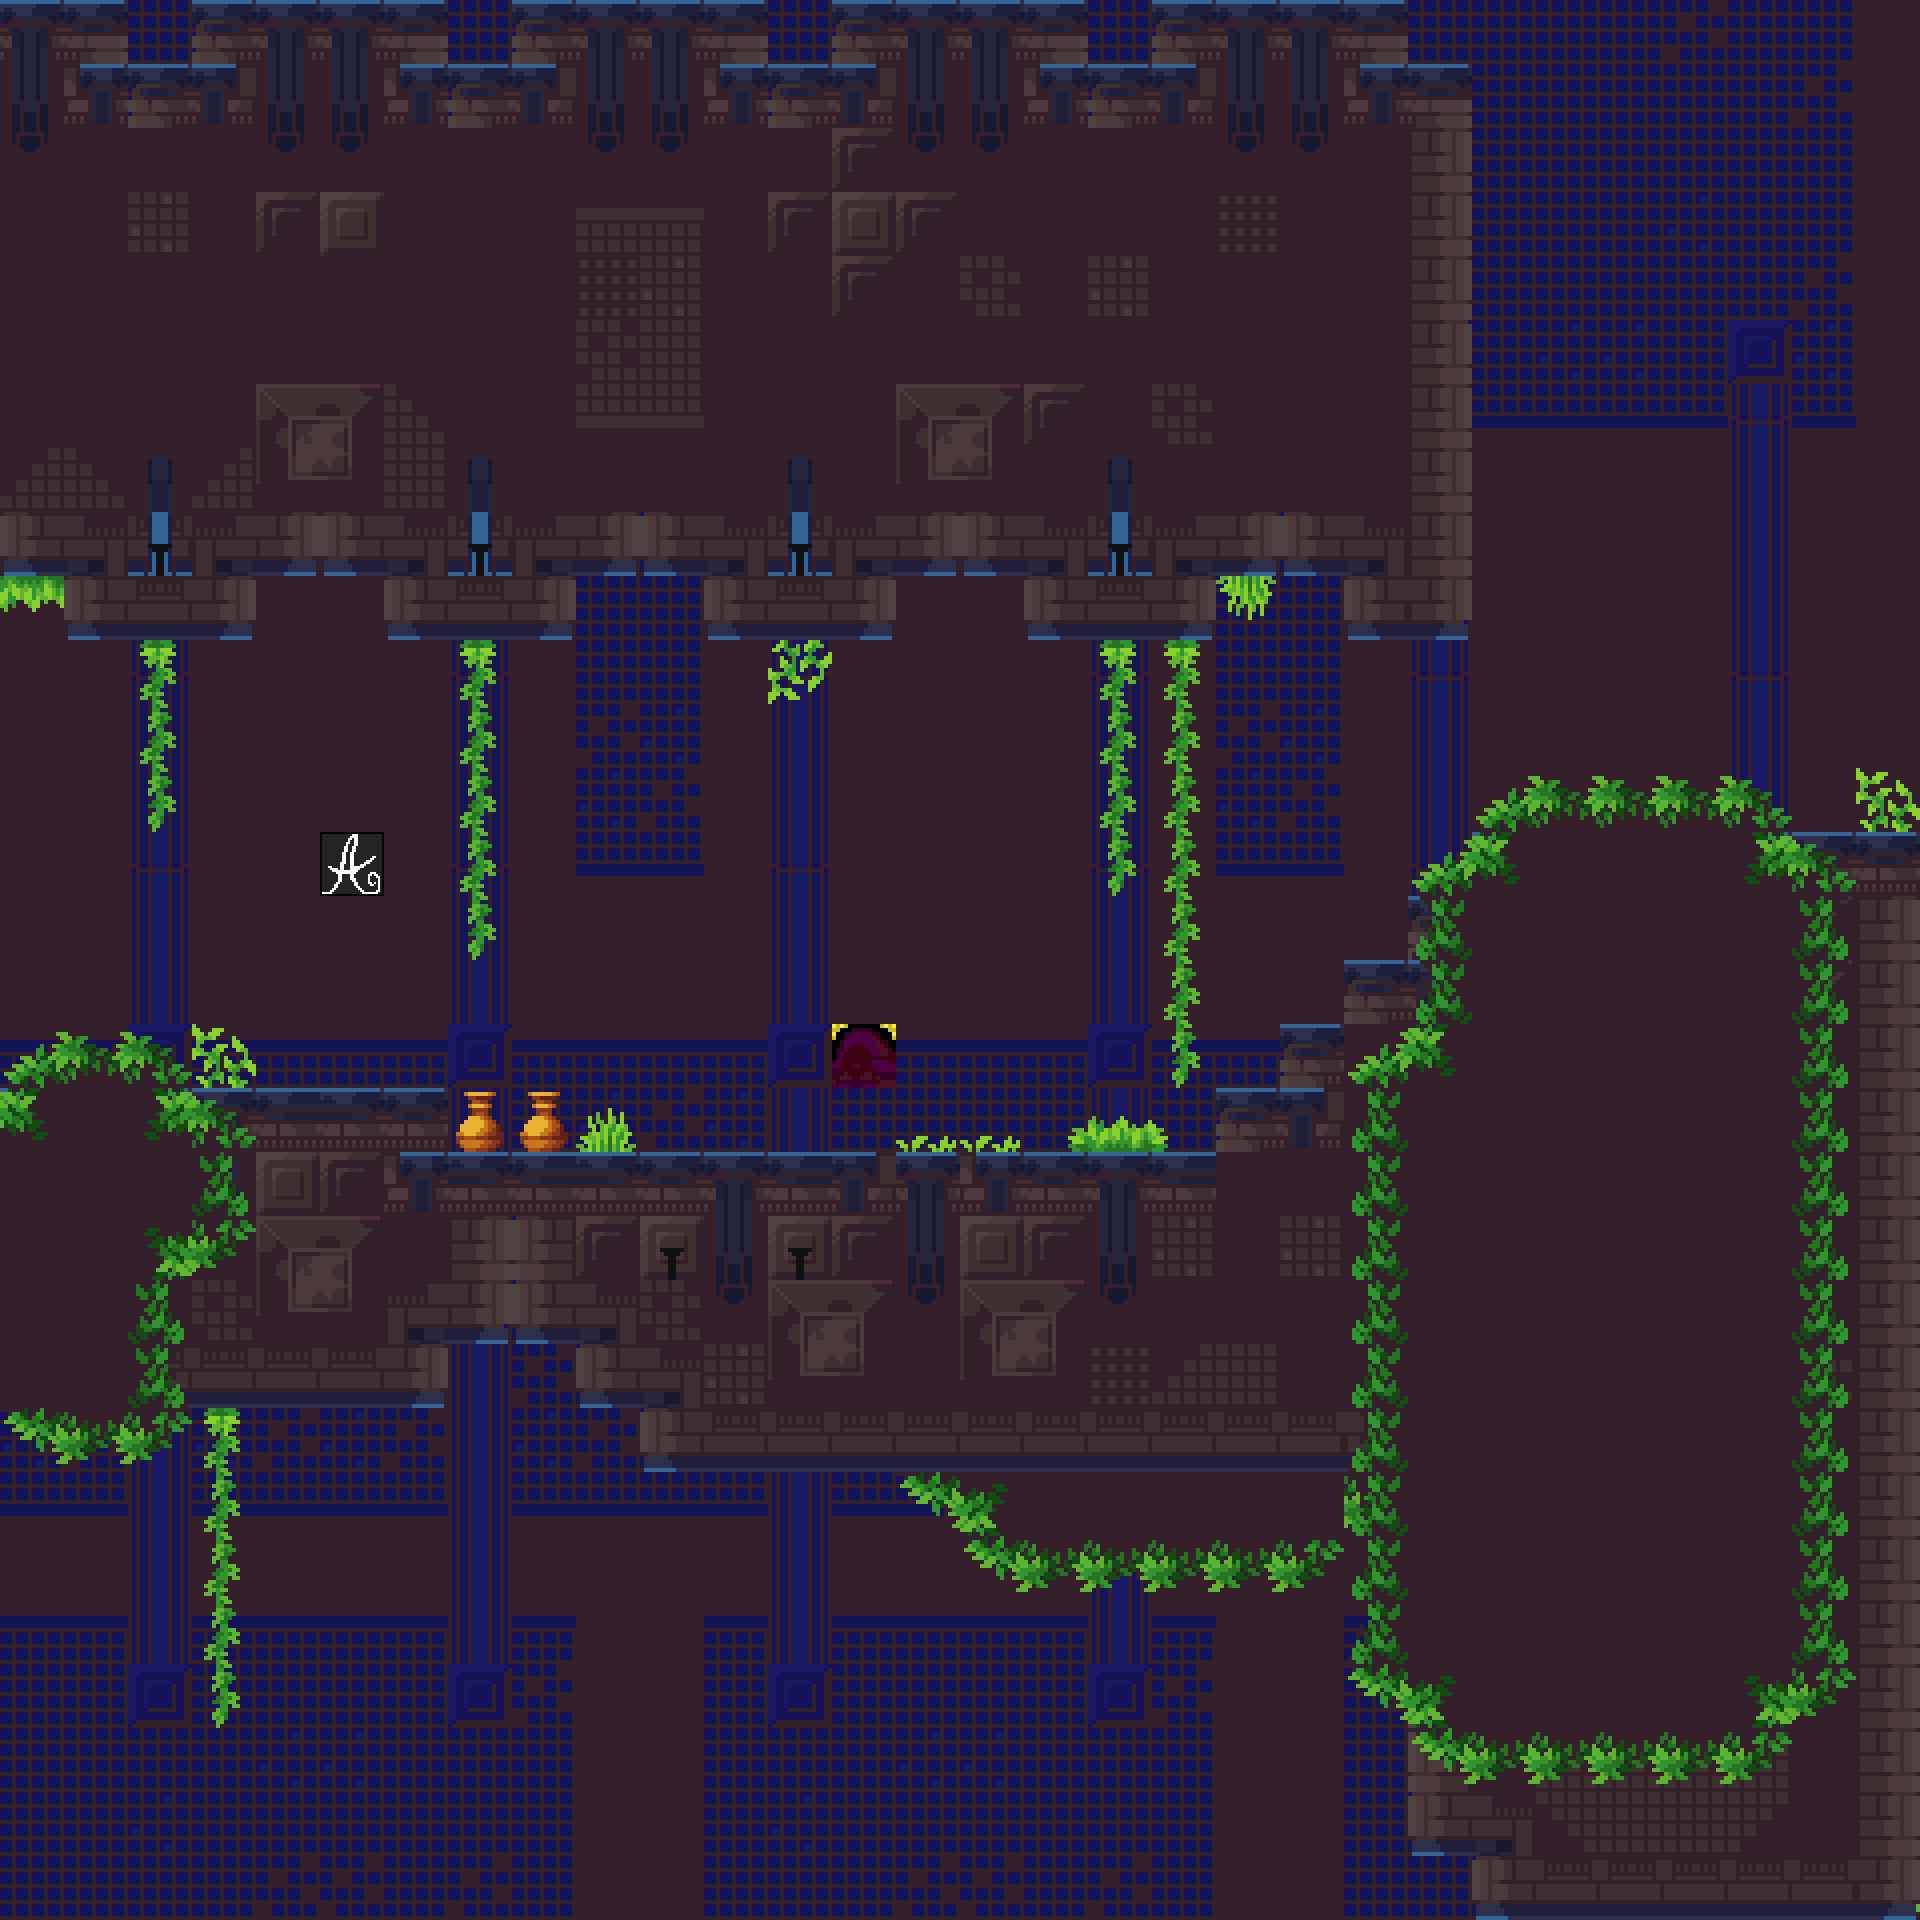

This is a level from a 2D game, rendered from its Tiled map with the project's own tilesets. A one-line summary and the map file follow, with tile-layer data summarised:
An orthogonal 30x30 tile map with 64x64 px tiles, 7 tile layers (background, midground, terrain, player, ...), 3 tilesets.

<map version="1.9" tiledversion="1.9.2" orientation="orthogonal" renderorder="right-down" width="30" height="30" tilewidth="64" tileheight="64" infinite="0" nextlayerid="9" nextobjectid="1">
 <editorsettings>
  <export target="../church_of_melara2/church_of_melara2.csv" format="csv" />
 </editorsettings>
 <tileset firstgid="1" source="Melara_Tileset.tsx" />
 <tileset firstgid="193" source="Player_setup_tiles.tsx" />
 <tileset firstgid="194" source="Enemy_Setup_Tiles.tsx" />
 <layer id="3" name="background" width="30" height="30">
  <data>[900 cells, 900 non-empty, 9 distinct tile ids]</data>
 </layer>
 <layer id="8" name="midground" width="30" height="30">
  <data>[900 cells, 199 non-empty, 32 distinct tile ids]</data>
 </layer>
 <layer id="1" name="terrain" width="30" height="30">
  <data>[900 cells, 462 non-empty, 48 distinct tile ids]</data>
 </layer>
 <layer id="2" name="player" width="30" height="30">
  <data>[900 cells, 1 non-empty, 1 distinct tile ids]</data>
 </layer>
 <layer id="5" name="torch" width="30" height="30">
  <data>[900 cells, 6 non-empty, 1 distinct tile ids]</data>
 </layer>
 <layer id="6" name="enemy" width="30" height="30">
  <data>[900 cells, 1 non-empty, 1 distinct tile ids]</data>
 </layer>
 <layer id="4" name="foreground" width="30" height="30">
  <data>[900 cells, 163 non-empty, 23 distinct tile ids]</data>
 </layer>
</map>
